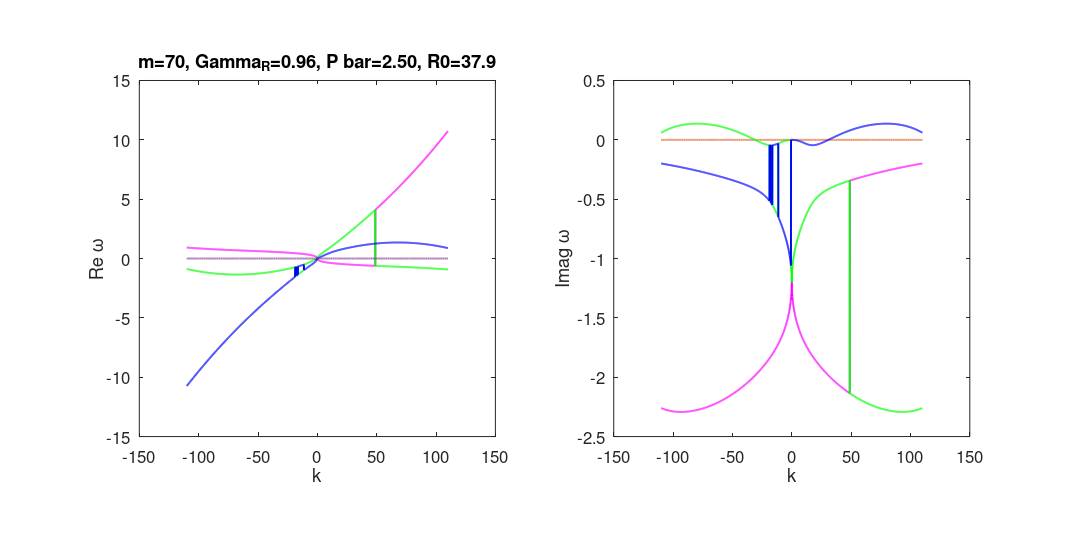

Reproduce this figure in MATLAB.


% stability analysis, dispertion analysis

P1=2.5;
GammaR=0.96;%0.96;

ua=7.7e-3;
Gammac=1;
R1=8.4e-3;
%R1=8.4e-10;

%g=2e-10*ua;
g=2*ua;
n0=Gammac/R1;
Pth=(GammaR*Gammac)/R1;
Phi0=sqrt((1/R1)*(P1*Pth/n0-GammaR));

R0=24*sqrt(5/2);
%R0=57;

m=70;%persistent current m
dk=0.1;

k=-110:dk:110; %k axis

print_fig=0;
Record_Mov_m=0;
m_max=70;

Fontsize=18;


N=length(k);
Eigen_omega_1=complex(zeros(1,N));%three eigen omega(k)
Eigen_omega_2=complex(zeros(1,N));
Eigen_omega_3=complex(zeros(1,N));

if Record_Mov_m~=0
    writerObj = VideoWriter('Dispersion_mov');
    writerObj.FrameRate=2;
    open(writerObj);
    
    m_min=0;
else
    m_min=m;
    m_max=m;
end

omega_temp=complex(zeros(3,1),0);
omega_de=zeros(3,4);%set by column: 1 real part; 2 imaginary part; 3 amplitude; 4 angle
for m=m_min:1:m_max

for it=1:N
    
    L=[((m+k(it))^2-m^2)/(2*R0^2)+ua*Phi0^2, ua*Phi0^2, (g+0.5i*R1)*Phi0;
        -ua*Phi0^2, -(((m-k(it))^2-m^2)/(2*R0^2)+ua*Phi0^2), -(g-0.5i*R1)*Phi0;
        -1i*R1*Phi0*n0, -1i*R1*Phi0*n0, -1i*(GammaR+R1*Phi0^2)];
    
    
    omega_temp=eig(L,'nobalance');
    omega_de(:,1)=real(omega_temp);
    omega_de(:,2)=imag(omega_temp);
    omega_de(:,3)=abs(omega_temp);
    omega_de(:,4)=angle(omega_temp);
    if m~=0  
    %omega_de=sortrows(omega_de,-1);%sortrow 4 times
    end
    Eigen_omega_1(it)=complex(omega_de(1,1),omega_de(1,2));
    Eigen_omega_2(it)=complex(omega_de(2,1),omega_de(2,2));
    Eigen_omega_3(it)=complex(omega_de(3,1),omega_de(3,2));
end

if m==m_min || Record_Mov_m==0
fig_disp=figure('renderer','painter','position',[100 100 1600 800],'paperpositionmode','auto');
axis_re=subplot(1,2,1);
axis_im=subplot(1,2,2);
end

axis_re=subplot(1,2,1);
plot(axis_re,k,real(Eigen_omega_1),'linewidth',2,'color','m');
axis square;
set(axis_re,'fontsize',Fontsize);
xlabel('k');
ylabel('Re \omega');
title(axis_re,sprintf('m=%d, Gamma_R=%.2f, P bar=%.2f, R0=%.1f',m,GammaR,P1,R0));
hold(axis_re,'all');
plot(axis_re,k,real(Eigen_omega_2),'linewidth',2,'color','g');
plot(axis_re,k,real(Eigen_omega_3),'linewidth',2,'color','b');
plot(axis_re,k,zeros(1,N),'linestyle','-.','linewidth',2);
hold(axis_re,'off');


axis_im=subplot(1,2,2);
plot(axis_im,k,imag(Eigen_omega_1),'linewidth',2,'color','m');
axis square;
set(axis_im,'fontsize',Fontsize);
xlabel('k');
ylabel('Imag \omega');
hold all
plot(axis_im,k,zeros(1,N),'linestyle','-.','linewidth',2);
plot(axis_im,k,imag(Eigen_omega_2),'linewidth',2,'color','g');
plot(axis_im,k,imag(Eigen_omega_3),'linewidth',2,'color','b');
hold off
%finding critical m by derivertive
% Im_omega_t=imag(Eigen_omega_2);
% Im_omega_t_diff=diff(Im_omega_t)/dk;
% for it=length(Im_omega_t_diff):-1:1
%     if abs(Im_omega_t_diff(it))<1e-5
%        break;
%     end
% end
% text(k(it),Im_omega_t(it),'\bullet','fontsize',20,'HorizontalAlignment','center');

%finding critical m by positive Imag omega
Im_omega_t=imag(Eigen_omega_1);
Im_omega_t_diff=diff(Im_omega_t)/dk;
for it=2:length(Im_omega_t)
    if Im_omega_t(it)>0
       break;
    end
end
if it~=length(Im_omega_t) || ((it==length(Im_omega_t)) && Im_omega_t(length(Im_omega_t))>0)
text(k(it),Im_omega_t(it),'\bullet','fontsize',20,'HorizontalAlignment','center');
title(axis_im,sprintf('k*1=%.2f',k(it)));
 end
% diff_k_axis=k(1:length(Im_omega_t_diff));
% figure;
% plot(diff_k_axis,Im_omega_t_diff);

if Record_Mov_m~=0
writeVideo(writerObj,getframe(fig_disp));
end

end

if print_fig~=0 && Record_Mov_m==0
print(gcf,'-painters','-dpng','-r250',sprintf('Dispersion_Curve_m=%d_GammaR=%.1f_P1=%.1f_R0=%.1f.png',m,GammaR,P1,R0));
close(fig_disp);
end

if Record_Mov_m~=0
    close(writerObj);
end

fprintf('\nProgram finished.\n');





